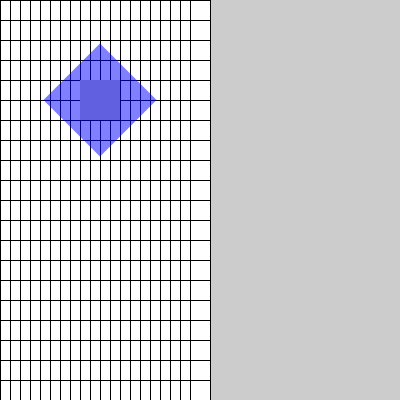
Frame 1 (no input)
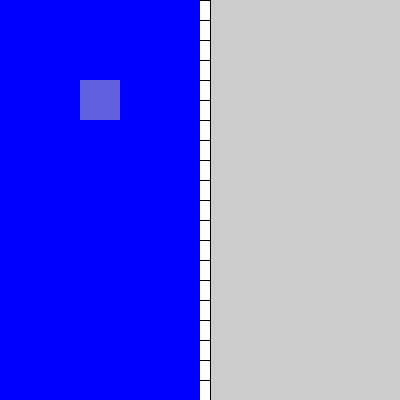
Frame 60 (the mouse pressed at the canvas centre just before this capture)
Frame 120 (the mouse held since frame 60 and released just before this capture): identical to frame 60, image omitted

The Processing sketch that drew these frames (run headless with seeded random() and noise(); from frame 60 on, the mouse is pressed at the canvas centre):

// Processing sketch: squares2
// ── squares2.pde
void setup() {
  size(400, 400);
}

void draw() {
  for (int i = 0; i < 20; i++) {
    for (int j = 0; j < 40; j++) {
      rect(i*10, j*20, 20, 20);
    }
  }

  noStroke();
  rectMode(CENTER);

  fill(192);
  rect(100, 100, 40, 40);

  fill(0, 0, 255, 128);

  pushMatrix();

  translate(100, 100);
  rotate(radians(45));    

  scale(2);
  rect(0, 0, 40, 40);

  popMatrix();
}
